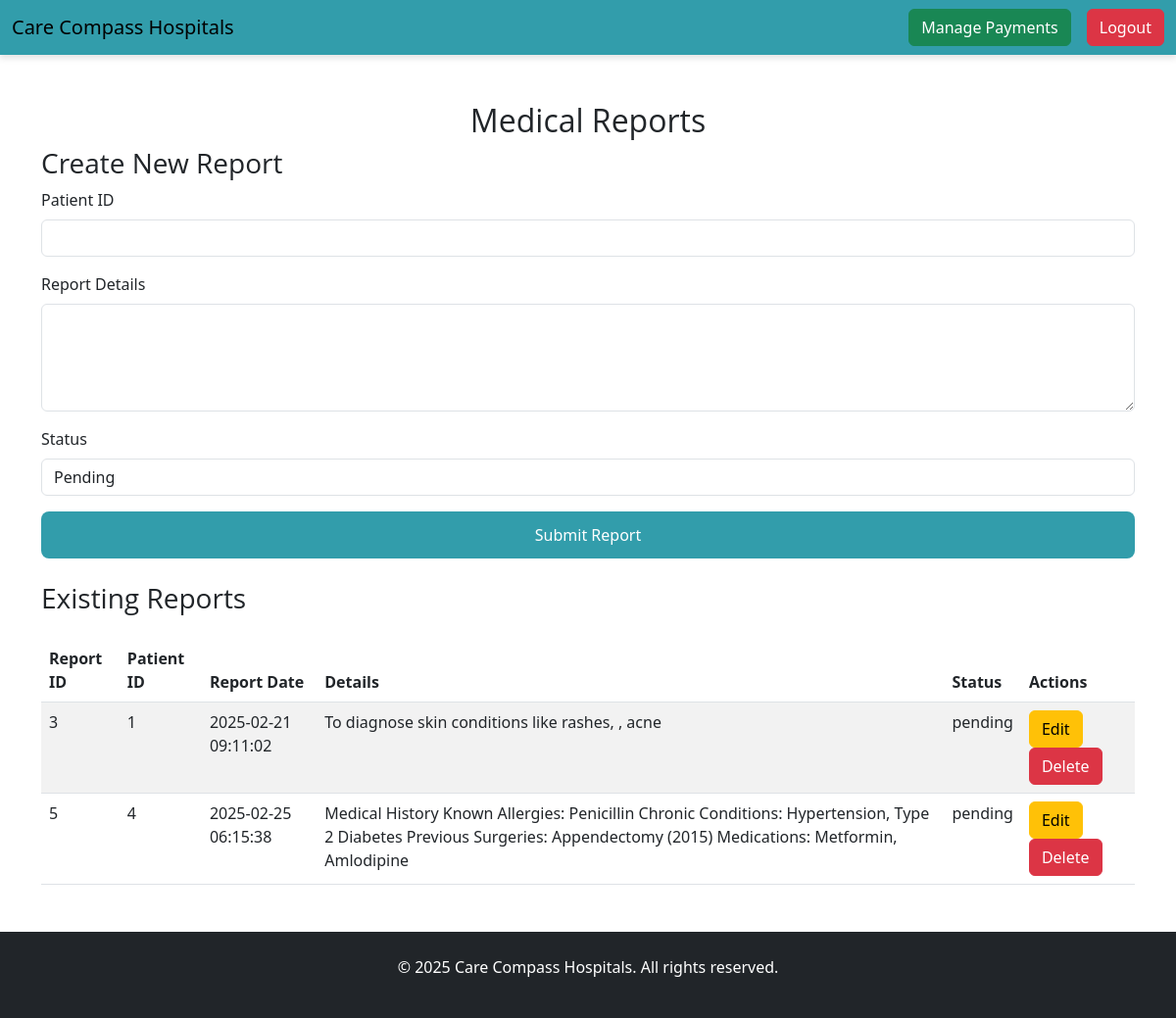
The page /staff_dashboard.php (signed in) on the database its author committed.
### tables this page shows
CREATE TABLE `medical_reports` (
  `report_id` int(11) NOT NULL,
  `patient_id` int(11) NOT NULL,
  `report_date` datetime NOT NULL,
  `report_details` text DEFAULT NULL,
  `status` enum('pending','completed','in_progress') DEFAULT 'pending'
);

### staff_dashboard.php (the view, shortened to what this page needs)
<?php
include('db_config.php');
$sql = "SELECT * FROM medical_reports";
$result = $conn->query($sql);
?>
<!DOCTYPE html>
<html lang="en">
<head>
    <link rel="stylesheet" type="text/css" href="styles.css?<?php echo time(); ?>" />
    <link href="https://cdn.jsdelivr.net/npm/bootstrap@5.3.0-alpha1/dist/css/bootstrap.min.css" rel="stylesheet">
</head>
<body>
    <nav class="navbar navbar-expand-lg navbar-light position-sticky top-0">
    <div class="container-fluid">
        <a class="navbar-brand" href="index.php">Care Compass Hospitals</a>
        <div class="collapse navbar-collapse" id="navbarNav">
            <ul class="navbar-nav ms-auto">
                <li>
                <a href="manage_payments.php" class="btn btn-success me-3">Manage Payments</a>
                </li>
                <li>
                <a href="index.php" class="btn btn-danger">Logout</a>
                </li>
            </ul>
        </div>
    </div>
</nav>
    <div class="container my-5">
        <h2 class="text-center">Medical Reports</h2>
        <h3>Create New Report</h3>
        <form method="POST" action="staff_dashboard.php">
            <div class="mb-3">
                <label for="patient_id" class="form-label">Patient ID</label>
                <input type="number" class="form-control" id="patient_id" name="patient_id" required>
            </div>
            <div class="mb-3">
                <label for="report_details" class="form-label">Report Details</label>
                <textarea class="form-control" id="report_details" name="report_details" rows="4" required></textarea>
            </div>
            <div class="mb-3">
                <label for="status" class="form-label">Status</label>
                <select class="form-control" id="status" name="status" required>
                    <option value="pending">Pending</option>
                </select>
            </div>
            <button type="submit" name="create_report" class="btn btn-primary">Submit Report</button>
        </form>
        <h3 class="my-4">Existing Reports</h3>
        <table class="table table-striped">
            <thead>
                <tr>
                    <th>Report ID</th>
                    <th>Patient ID</th>
                    <th>Report Date</th>
                    <th>Details</th>
                    <th>Status</th>
                    <th>Actions</th>
                </tr>
            </thead>
            <tbody>
                <?php while ($row = $result->fetch_assoc()): ?>
                    <tr>
                        <td><?php echo $row['report_id']; ?></td>
                        <td><?php echo $row['patient_id']; ?></td>
                        <td><?php echo $row['report_date']; ?></td>
                        <td><?php echo $row['report_details']; ?></td>
                        <td><?php echo $row['status']; ?></td>
                        <td>
                            <button class="btn btn-warning" data-bs-toggle="modal" data-bs-target="#editModal<?php echo $row['report_id']; ?>">Edit</button>
                            <a href="staff_dashboard.php?delete_report=<?php echo $row['report_id']; ?>" class="btn btn-danger" onclick="return confirm('Are you sure you want to delete this report?');">Delete</a>
                        </td>
                    </tr>
                <?php endwhile; ?>
            </tbody>
        </table>
    </div>
    <footer class="bg-dark text-white text-center py-4">
        <p>&copy; 2025 Care Compass Hospitals. All rights reserved.</p>
    </footer>
</body>
</html>

### styles.css (style rules this page uses)
body { font-family: 'Roboto', sans-serif; background-color: #ffffff; color: #005F6B; margin: 0; padding: 0; }
h1, h2, h3, h4, h5, h6 { font-family: 'Open Sans', sans-serif; }
.navbar { background-color: #329dab; z-index: 1030; position: fixed; width: 100%; top: 0; left: 0; padding: 15px; box-shadow: 0 4px 6px rgba(0, 0, 0, 0.1); }
h2 { font-size: 2rem; font-weight: 600; color: #329dab; margin-bottom: 20px; }
.form-control { border-radius: 10px; padding: 5px; font-size: 0.8rem; background-color: #f3f3f3; border: 1px solid #dfdfdf; }
textarea.form-control { resize: vertical; }
button[type="submit"] { background-color: #329dab; border: none; padding: 12px 18px; color: white; font-size: 1rem; border-radius: 8px; cursor: pointer; transition: background-color 0.3s ease; width: 100%; }
.btn-primary { background-color: #007B8A; border-color: #007B8A; font-family: 'Poppins', sans-serif; }

### rows shown on the page
medical_reports: report_id "3", patient "1", report_date "2025-02-21 09:11:02", report_details "To diagnose skin conditions like rashes, , acne", status "pending"
medical_reports: report_id "5", patient "4", report_date "2025-02-25 06:15:38", report_details "Medical History Known Allergies: Penicillin Chronic Conditions: Hypertension, Type 2 Diabetes Previous Surgeries: Appendectomy (2015) Medications: Metformin, Amlodipine", status "pending"
